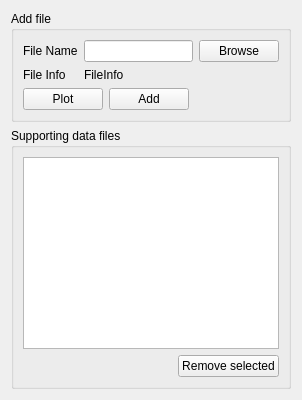
        <widget class="QWidget" name="tab_6">
         <attribute name="title">
          <string>Supporting data</string>
         </attribute>
         <layout class="QVBoxLayout" name="verticalLayout_6">
          <item>
           <widget class="QGroupBox" name="groupBox_12">
            <property name="title">
             <string>Add file</string>
            </property>
            <layout class="QVBoxLayout" name="verticalLayout_9">
             <item>
              <layout class="QGridLayout" name="gridLayout_19">
               <item row="0" column="0">
                <widget class="QLabel" name="label_36">
                 <property name="text">
                  <string>File Name</string>
                 </property>
                </widget>
               </item>
               <item row="0" column="1">
                <widget class="QLineEdit" name="supportingDataLineEdit"/>
               </item>
               <item row="0" column="2">
                <widget class="QPushButton" name="browseSupportingDataButton">
                 <property name="text">
                  <string>Browse</string>
                 </property>
                </widget>
               </item>
               <item row="1" column="0">
                <widget class="QLabel" name="label_37">
                 <property name="text">
                  <string>File Info</string>
                 </property>
                </widget>
               </item>
               <item row="1" column="1">
                <widget class="QLabel" name="fileInfoLabel">
                 <property name="text">
                  <string>FileInfo</string>
                 </property>
                </widget>
               </item>
              </layout>
             </item>
             <item>
              <layout class="QHBoxLayout" name="horizontalLayout_4">
               <item>
                <widget class="QPushButton" name="plotSupportingDataButton">
                 <property name="sizePolicy">
                  <sizepolicy hsizetype="Maximum" vsizetype="Maximum">
                   <horstretch>0</horstretch>
                   <verstretch>0</verstretch>
                  </sizepolicy>
                 </property>
                 <property name="text">
                  <string>Plot</string>
                 </property>
                </widget>
               </item>
               <item>
                <widget class="QPushButton" name="addSupportingDataButton">
                 <property name="sizePolicy">
                  <sizepolicy hsizetype="Maximum" vsizetype="Maximum">
                   <horstretch>0</horstretch>
                   <verstretch>0</verstretch>
                  </sizepolicy>
                 </property>
                 <property name="text">
                  <string>Add</string>
                 </property>
                </widget>
               </item>
               <item>
                <spacer name="horizontalSpacer_6">
                 <property name="orientation">
                  <enum>Qt::Horizontal</enum>
                 </property>
                 <property name="sizeHint" stdset="0">
                  <size>
                   <width>40</width>
                   <height>20</height>
                  </size>
                 </property>
                </spacer>
               </item>
              </layout>
             </item>
            </layout>
           </widget>
          </item>
          <item>
           <widget class="QGroupBox" name="groupBox_13">
            <property name="title">
             <string>Supporting data files</string>
            </property>
            <layout class="QVBoxLayout" name="verticalLayout_8">
             <item>
              <widget class="QListWidget" name="supportingDataListWidget">
               <property name="sizePolicy">
                <sizepolicy hsizetype="Expanding" vsizetype="Preferred">
                 <horstretch>0</horstretch>
                 <verstretch>0</verstretch>
                </sizepolicy>
               </property>
              </widget>
             </item>
             <item alignment="Qt::AlignRight">
              <widget class="QPushButton" name="removeSelectedSupportingDataButton">
               <property name="text">
                <string>Remove selected</string>
               </property>
              </widget>
             </item>
            </layout>
           </widget>
          </item>
         </layout>
        </widget>
